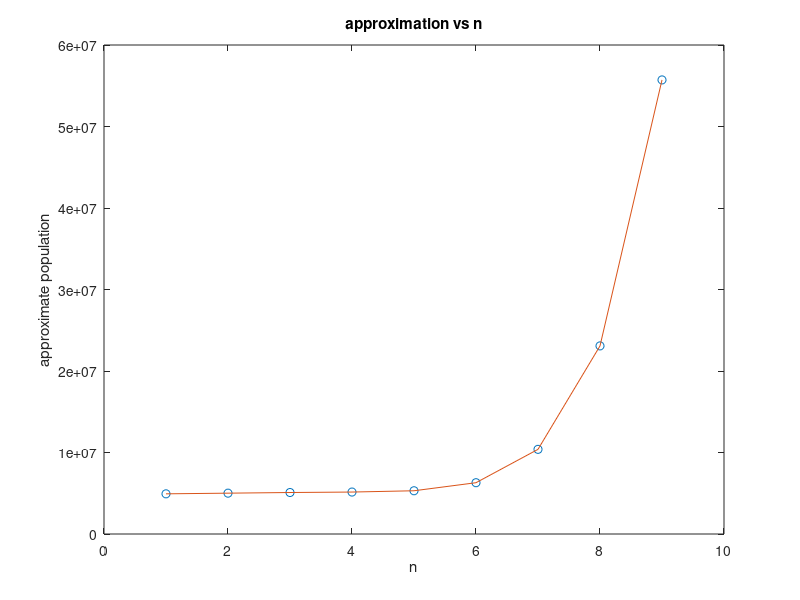

This figure's MATLAB source:
%Jeongwoon Suh
%301313489
%MACM 316 CA4
%part(b)

clc, clear, close all

% data points
xx = [ 2017, 2018, 2019, 2020, 2021, 2022, 2023, 2024] % years
y = [ 4929384, 5010476, 5090955, 5147712, 5305782.6667, 6293674.0003, 10387320.0015, 23079998.1166] % population
% n for (n + 1) nodes,
n = length(xx) - 1;
% interpolated points
x = 2025;

fprintf("length : %d\n", length(xx));

x_x = zeros(1, n+1); 
q = zeros(n+1, n+1);
for i = 0:n
     x_x(i+1) = xx(i+1);
     q(i+1, 1) = y(i+1);
end

% Neville Interpolation
d = zeros(1, n+1);
d(1) = x - x_x(1);

for i = 1:n
    d(i+1) = x - x_x(i+1);
    for j = 1:i
        q(i+1, j+1) = (d(i+1)*q(i, j)-d(i-j+1)*q(i+1, j)) / (d(i+1)-d(i-j+1));
    end
end

% list storing approximate values
list = [];

%  diplaying table for interpolation
fprintf('Table for interpolation evaluated at x = %0.4f: \n', n);
for i = 0:n
    fprintf("%d ", x_x(i+1));
    list(end+1) = q(i+1, 1);
    if i == n
        list(end+1) = q(n+1,n+1);
    end
    for j = 0:i
        fprintf("%f \t", q(i+1, j+1));
    end
    fprintf('\n');
end
disp(['From Table, Interpolated value at ' num2str(x) ' is equal to = ' num2str(q(end, end))])

xp = [1,2,3,4,5,6,7,8,9]; % years
fprintf("length : %d\n", length(xp));
fprintf("length : %d\n", length(list));
plot(xp,list,'o',xp,list,'-');
title('approximation vs n')
xlabel('n')
ylabel('approximate population')